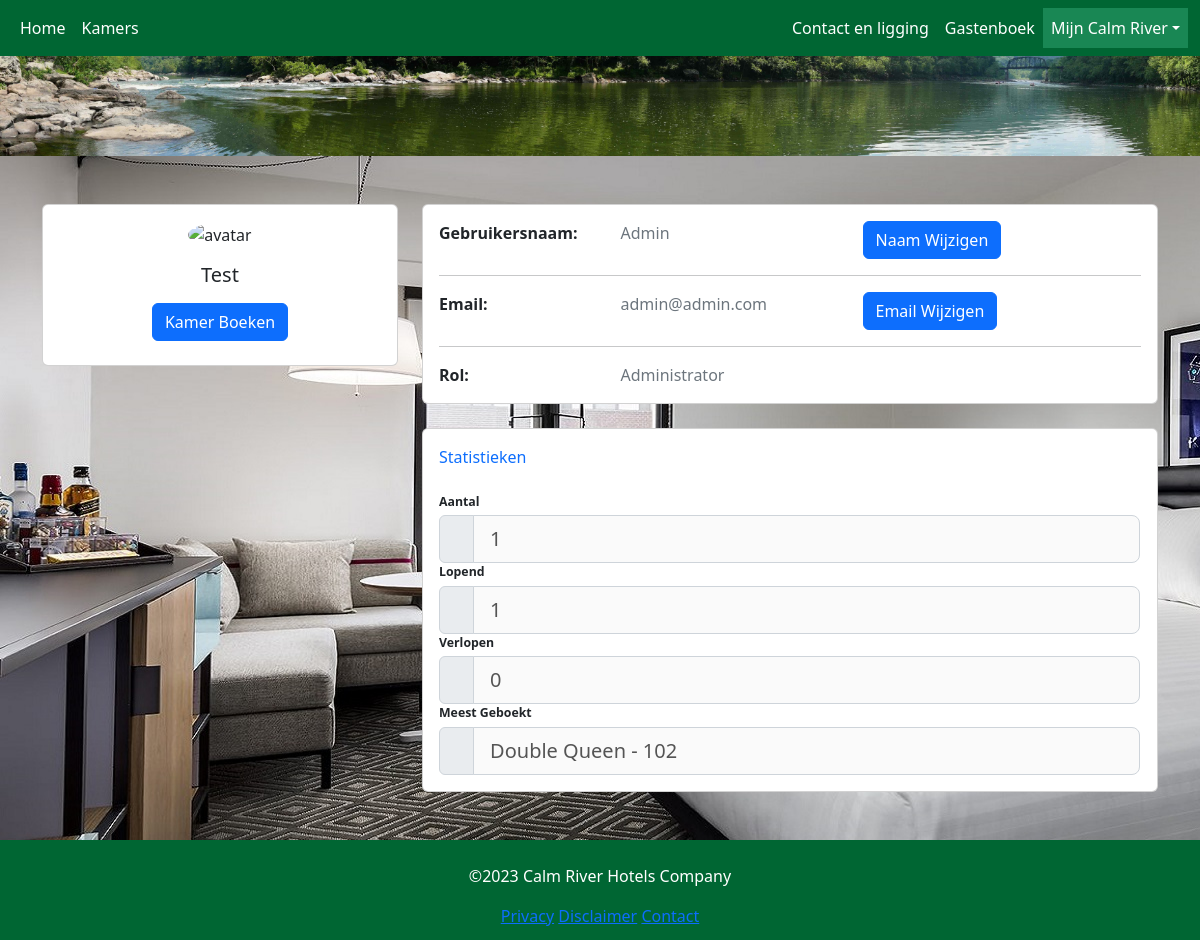
The page /my-profile/index (signed in) on the database its author committed.
### models/User.py (models this page shows, shortened)
class User(db.Model, UserMixin):
    __tablename__ = 'users'
    id = db.Column(db.Integer, primary_key=True)
    email = db.Column(db.String(64), unique=True, index=True)
    username = db.Column(db.String(64), unique=True, index=True)
    is_admin = db.Column(db.Integer(), index=True, default=0)
    password_hash = db.Column(db.String(128))
    @login_manager.user_loader
    def load_user(user_id):
        return User.query.get(user_id)

### models/Room_type.py (models this page shows, shortened)
class Room_type(db.Model):
    __tablename__ = 'room_types'
    id = db.Column(db.Integer, primary_key=True)
    name = db.Column(db.String(255), index=True)
    slug = db.Column(db.String(255), index=True)
    max_persons = db.Column(db.Integer, index=True)
    bed_persons = db.Column(db.Integer, index=True)
    has_bath = db.Column(db.Integer, index=True)
    has_wifi = db.Column(db.Integer, index=True)
    price = db.Column(db.Float, index=True)
    description = db.Column(db.Text, index=True)
    created_at = db.Column(db.DateTime, nullable=True, unique=False, index=False, default=datetime.utcnow)
    updated_at = db.Column(db.DateTime, nullable=True, unique=False, index=False, default=datetime.utcnow)

### models/Room.py (models this page shows, shortened)
class Room(db.Model):
    __tablename__ = 'rooms'
    id = db.Column(db.Integer, primary_key=True)
    number = db.Column(db.Integer, unique=True, index=True)
    room_type_id = db.Column(db.Integer, db.ForeignKey('room_types.id'), index=True)
    created_at = db.Column(db.DateTime, nullable=True, unique=False, index=False, default=datetime.utcnow)
    updated_at = db.Column(db.DateTime, nullable=True, unique=False, index=False, default=datetime.utcnow)
    room_type = db.relationship('Room_type', backref='rooms')

### blueprints/profile/views.py (the view, shortened to what this page needs)
@profile_bp.route('/my-profile/index', methods=['GET', 'POST'])
@login_required
def profile_index():
    active_page = 'my_calm_river'
    count_bookings = Bookings_customer.query.filter_by(user_id=current_user.id).count()
    query = db.session.query(Bookings_customer, Booking).join(Bookings_customer.booking)
    query = query.filter(Bookings_customer.user_id == current_user.id)
    results = query.all()
    room_ids = [booking.room_id for _, booking in results]
    if room_ids:
        most_common_room_id = max(set(room_ids), key=room_ids.count)
        room = Room.query.get(most_common_room_id)
        room_type = Room_type.query.get(room.room_type_id)
    else:
        most_common_room_id = "-"
        room = "-"
        room_type = "-"
    today = date.today().strftime("%Y-%m-%d")
    count_current = sum(1 for _, booking in results if booking.end > today)
    count_expired = sum(1 for _, booking in results if booking.end <= today)
    return render_template('profile_index.html', current_user=current_user,
                           active_page=active_page,
                           count_bookings=count_bookings,
                           count_current=count_current,
                           count_expired=count_expired,
                           most_common_room_id=most_common_room_id,
                           room=room,
                           room_type=room_type)

### blueprints/profile/templates/profile_index.html (shortened to what this page needs)
{% extends "base.html" %}
{% block content %}
<section style="">
  <div class="container mt-5 mb-5">
    <div class="row">
      <div class="col-lg-4">
        <div class="card mb-4">
          <div class="card-body text-center">
              <img src="{{ url_for('static', filename='img/calm-forest.jpeg') }}" alt="avatar"
              class="rounded-circle" width="100" height="100">
            <h5 class="my-3">Test</h5>
            <div class="d-flex justify-content-center mb-2">
              <a type="button" href="/rooms/index" class="btn btn-primary">Kamer Boeken</a>
            </div>
          </div>
        </div>
      </div>
      <div class="col-lg-8">
        <div class="card mb-4">
          <div class="card-body">
            <div class="row">
              <div class="col-sm-3">
                <p class="mb-0"><strong>Gebruikersnaam:</strong></p>
              </div>
              <div class="col-sm-4">
                <p class="text-muted mb-0">{{ current_user.username }}</p>
              </div>
              <div class="col-sm-5">
                <button type="button" class="btn btn-primary" data-bs-toggle="modal" data-bs-target="#edit-username">Naam Wijzigen</button>
              </div>
            </div>
            <hr>
            <div class="row">
              <div class="col-sm-3">
                <p class="mb-0"><strong>Email:</strong></p>
              </div>
              <div class="col-sm-4">
                <p class="text-muted mb-0">{{ current_user.email }}</p>
              </div>
              <div class="col-sm-5">
                <button type="button" class="btn btn-primary" data-bs-toggle="modal" data-bs-target="#edit-email">Email Wijzigen</button>
              </div>
            </div>
            <hr>
            <div class="row">
              <div class="col-sm-3">
                <p class="mb-0"><strong>Rol:</strong></p>
              </div>
              <div class="col-sm-4">
                <p class="text-muted mb-0">{{ 'Administrator' if current_user.is_admin == 1 else 'Member' }}</p>
              </div>
            </div>
        </div>
      </div>
      <div class="col-md-12">
        <div class="card mb-4 mb-md-0">
          <div class="card-body">
            <p class="mb-4"><span class="text-primary font-italic me-1">Statistieken</span>
            </p>
            <p class="mb-1" style="font-size: .77rem;"><strong>Aantal</strong></p>
            <div class="input-group">
              <span class="input-group-text"></span>
                <input required type="text" class="form-control-lg" id="count_bookings" disabled value="{{ count_bookings }}">
            </div>
            <p class="mb-1" style="font-size: .77rem;"><strong>Lopend</strong></p>
            <div class="input-group">
              <span class="input-group-text"></span>
                <input required type="text" class="form-control-lg" id="count_bookings" disabled value="{{ count_current }}">
            </div>
            <p class="mb-1" style="font-size: .77rem;"><strong>Verlopen</strong></p>
            <div class="input-group">
              <span class="input-group-text"></span>
                <input required type="text" class="form-control-lg" id="count_bookings" disabled value="{{ count_expired }}">
            </div>
            <p class="mb-1" style="font-size: .77rem;"><strong>Meest Geboekt</strong></p>
            <div class="input-group">
              <span class="input-group-text"></span>
                <input required type="text" class="form-control-lg" id="count_bookings" disabled value="{{ room_type.name }} - {{ room.number }}">
            </div>
          </div>
        </div>
      </div>
    </div>
    </div>
  </div>
</section>
{% endblock %}

### static/css/styles.css (style rules this page uses)
* { box-sizing: border-box; }
body { display: flex; flex-direction: column; min-height: 100vh; }
select, input, textarea { border: 1px solid #ced4da; }
.input-group-text { width: 5%; padding: 0; }
.form-control-lg { width: 95%; }

### rows shown on the page
User: username "Admin", email "admin@admin.com", is_admin "Administrator"
Room_type: name "Double Queen - 102"
